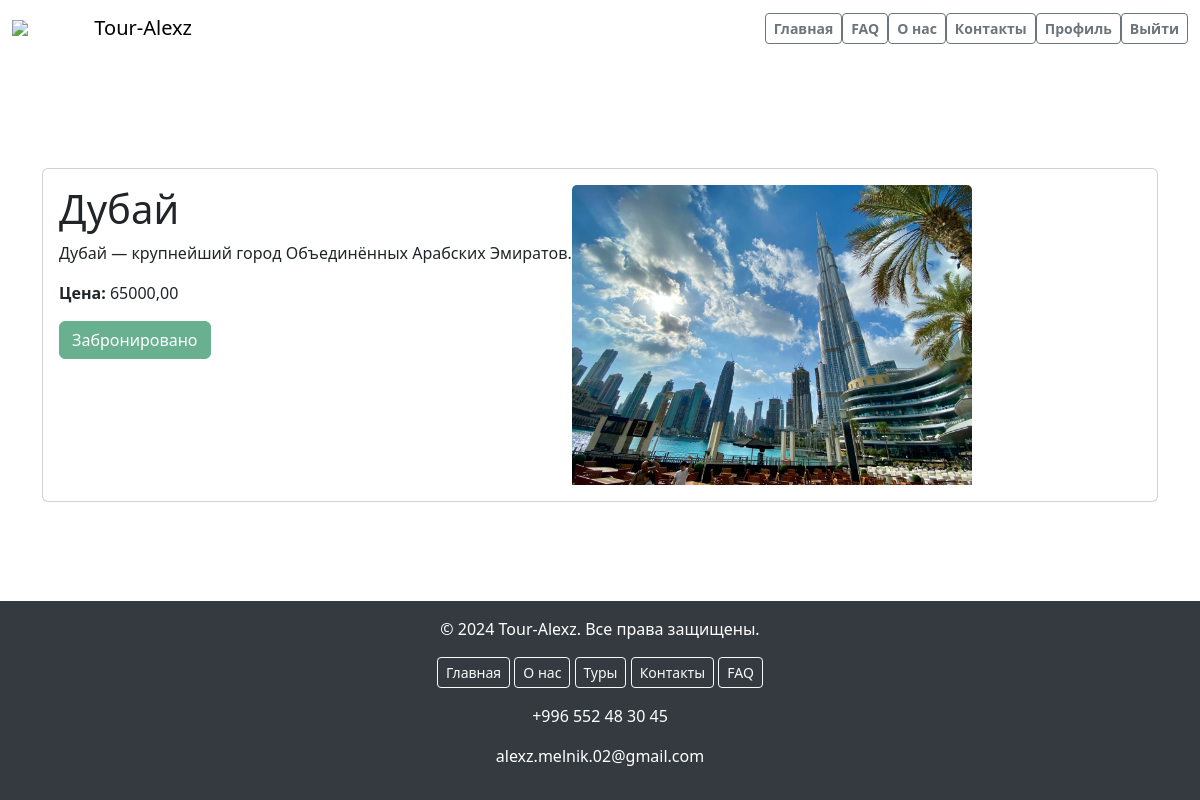
Screenshot of /tour_detail/4/ (signed in) with the database file from the repository.
### main/models.py (models this page shows, shortened)
class Tour(models.Model):
    destination = models.ForeignKey(Destination, on_delete=models.CASCADE)
    user = models.ForeignKey(User, on_delete=models.CASCADE)
    price = models.DecimalField(max_digits=10, decimal_places=2)
    image = models.ImageField(upload_to='tour_detail_imаge/')
    available_seats = models.IntegerField(default=50)
    book_data = models.DateField(auto_now_add=True)

class Destination(models.Model):
    name = models.CharField(max_length=50)
    description = models.TextField()
    image = models.ImageField(upload_to='destination/')

class TourImage(models.Model):
    tour = models.ForeignKey(Tour, on_delete=models.CASCADE, related_name='images')
    image = models.ImageField(upload_to='tour_detail_imаge/')

### main/views.py (the view)
# urls.py: path('tour_detail/<int:pk>/', views.tour_detail, name='tour_detail'),
@login_required
def tour_detail(request, pk):
    tour = get_object_or_404(Tour, pk=pk)
    is_booked = False
    if request.user.is_authenticated:
        is_booked = Book_list.objects.filter(user=request.user, tour=tour).exists()
    tour_images = TourImage.objects.filter(tour=tour)
    return render(request, 'main/tour_detail.html', {'tour': tour, 'is_booked': is_booked, 'tour_images': tour_images})

### templates/main/tour_detail.html (shortened to what this page needs)
{% load static %}
<!DOCTYPE html>
<html lang="en">
<head>
    <link href="https://cdn.jsdelivr.net/npm/bootstrap@5.3.3/dist/css/bootstrap.min.css" rel="stylesheet"
>
</head>
<body>
<nav class="navbar navbar-expand-lg navbar-light fixed-top">
    <div class="container-fluid">
        <img src="https://gas-kvas.com/grafic/uploads/posts/2024-01/gas-kvas-com-p-logotip-turagentstva-na-prozrachnom-fone-3.png"
             style="width: 7%">
        <a class="navbar-brand" href="{% url 'tour_list' %}">Tour-Alexz</a>
        <div class="collapse navbar-collapse" id="navbarNav">
            <ul class="navbar-nav ms-auto">
                <li class="nav-item">
                    <a class="btn btn-outline-secondary btn-lg btn-md btn-sm fw-bold" href="{% url 'main' %}">Главная</a>
                </li>
                <li class="nav-item">
                    <a class="btn btn-outline-secondary btn-lg btn-md btn-sm fw-bold" href="{% url 'faq' %}">FAQ</a>
                </li>
                <li class="nav-item">
                    <a class="btn btn-outline-secondary btn-lg btn-md btn-sm fw-bold" href="{% url 'about_us' %}">О
                        нас</a>
                </li>
                <li class="nav-item">
                    <a class="btn btn-outline-secondary btn-lg btn-md btn-sm fw-bold" href="{% url 'contact' %}">Контакты</a>
                </li>
                {% if user.is_authenticated %}
                <li class="nav-item">
                    <a class="btn btn-outline-secondary btn-lg btn-md btn-sm fw-bold"
                       href="{% url 'profile' %}">Профиль</a>
                </li>
                <li class="nav-item">
                    <form method="post" action="{% url 'logout' %}">
                        <button type="submit" class="btn btn-outline-secondary btn-lg btn-md btn-sm fw-bold">Выйти
                        </button>
                    </form>
                </li>
                {% endif %}
            </ul>
        </div>
    </div>
</nav>
<div class="container">
    <br><br><br><br><br><br><br>
    <div class="card">
        <div class="card-body d-flex">
            <div class="card-content">
                <h1 class="card-title"> {{ tour.destination.name }}</h1>
                <p class="card-text">{{ tour.destination.description }}</p>
                <p class="card-text"><strong>Цена:</strong> {{ tour.price }}</p>
                {% if user.is_authenticated %}
                {% if is_booked %}
                <button class="btn btn-success" disabled>Забронировано</button>
                {% endif %}
                {% else %}
                <a href="{% url 'login' %}" class="btn btn-primary">Войти</a>
                <a href="{% url 'register' %}" class="btn btn-primary">Зарегистрироваться</a>
                {% endif %}
            </div>
            <div class="card-image">
                {% for image in tour.images.all %}
                <img src="{{ image.image.url }}" class="card-img-top">
                {% endfor %}
            </div>
        </div>
    </div>
</div>
<footer class="footer mt-auto py-3">
    <div class="container text-center">
        <span>© 2024 Tour-Alexz. Все права защищены.</span>
        <div class="footer-links mt-3">
            <a href="{% url 'main' %}" class="btn btn-outline-light btn-sm">Главная</a>
            <a href="{% url 'about_us' %}" class="btn btn-outline-light btn-sm">О нас</a>
            <a href="{% url 'tour_list' %}" class="btn btn-outline-light btn-sm">Туры</a>
            <a href="{% url 'contact' %}" class="btn btn-outline-light btn-sm">Контакты</a>
            <a href="{% url 'faq' %}" class="btn btn-outline-light btn-sm">FAQ</a>
        </div>
        <div class="footer-icons mt-3">
            <p>+996 552 48 30 45</p>
            <p>alexz.melnik.02@gmail.com</p>
        </div>
    </div>
</footer>
</body>
</html>

### templates/main/tour_detail.html (style rules this page uses)
.navbar { background-color: transparent; transition: background-color 0.5s ease; }
.card-img-top { height: 300px; object-fit: cover; }
html, body { height: 100%; margin: 0; }
body { display: flex; flex-direction: column; }
.container { flex: 1; }
.footer { background-color: #343a40; color: white; text-align: center; padding: 20px 0; }

### rows the page displays
Tour: destination.name "Дубай", destination.description "Дубай — крупнейший город Объединённых Арабских Эмиратов.", price "65000,00"
TourImage: image (picture)
